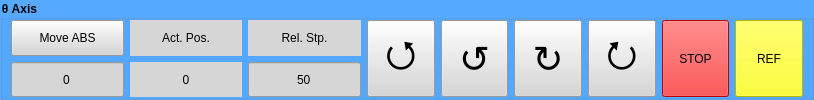
            <widget class="QGroupBox" name="groupBox_9">
             <property name="sizePolicy">
              <sizepolicy hsizetype="Expanding" vsizetype="Expanding">
               <horstretch>0</horstretch>
               <verstretch>0</verstretch>
              </sizepolicy>
             </property>
             <property name="minimumSize">
              <size>
               <width>1</width>
               <height>0</height>
              </size>
             </property>
             <property name="font">
              <font>
               <weight>75</weight>
               <bold>true</bold>
              </font>
             </property>
             <property name="autoFillBackground">
              <bool>false</bool>
             </property>
             <property name="styleSheet">
              <string notr="true">background-color: rgb(85, 170, 255);</string>
             </property>
             <property name="title">
              <string>θ Axis</string>
             </property>
             <property name="flat">
              <bool>true</bool>
             </property>
             <layout class="QGridLayout" name="gridLayout_12" columnstretch="5,5,5,3,3,3,3,3,3">
              <property name="leftMargin">
               <number>8</number>
              </property>
              <property name="topMargin">
               <number>0</number>
              </property>
              <property name="rightMargin">
               <number>8</number>
              </property>
              <property name="bottomMargin">
               <number>0</number>
              </property>
              <item row="0" column="0">
               <widget class="QPushButton" name="move_abs_th_btn">
                <property name="sizePolicy">
                 <sizepolicy hsizetype="Preferred" vsizetype="Minimum">
                  <horstretch>0</horstretch>
                  <verstretch>0</verstretch>
                 </sizepolicy>
                </property>
                <property name="minimumSize">
                 <size>
                  <width>1</width>
                  <height>0</height>
                 </size>
                </property>
                <property name="font">
                 <font>
                  <weight>50</weight>
                  <bold>false</bold>
                 </font>
                </property>
                <property name="styleSheet">
                 <string notr="true">background-color: rgb(214, 214, 214);</string>
                </property>
                <property name="text">
                 <string>Move ABS</string>
                </property>
               </widget>
              </item>
              <item row="0" column="1">
               <widget class="QLabel" name="label_11">
                <property name="sizePolicy">
                 <sizepolicy hsizetype="Preferred" vsizetype="Minimum">
                  <horstretch>0</horstretch>
                  <verstretch>0</verstretch>
                 </sizepolicy>
                </property>
                <property name="minimumSize">
                 <size>
                  <width>1</width>
                  <height>0</height>
                 </size>
                </property>
                <property name="font">
                 <font>
                  <weight>50</weight>
                  <bold>false</bold>
                 </font>
                </property>
                <property name="styleSheet">
                 <string notr="true">background-color: rgb(214, 214, 214);</string>
                </property>
                <property name="text">
                 <string>Act. Pos.</string>
                </property>
                <property name="alignment">
                 <set>Qt::AlignCenter</set>
                </property>
               </widget>
              </item>
              <item row="0" column="2">
               <widget class="QLabel" name="label_12">
                <property name="sizePolicy">
                 <sizepolicy hsizetype="Preferred" vsizetype="Minimum">
                  <horstretch>0</horstretch>
                  <verstretch>0</verstretch>
                 </sizepolicy>
                </property>
                <property name="minimumSize">
                 <size>
                  <width>1</width>
                  <height>0</height>
                 </size>
                </property>
                <property name="font">
                 <font>
                  <weight>50</weight>
                  <bold>false</bold>
                 </font>
                </property>
                <property name="styleSheet">
                 <string notr="true">background-color: rgb(214, 214, 214);</string>
                </property>
                <property name="text">
                 <string>Rel. Stp.</string>
                </property>
                <property name="alignment">
                 <set>Qt::AlignCenter</set>
                </property>
               </widget>
              </item>
              <item row="1" column="0">
               <widget class="QLineEdit" name="move_abs_th_entry">
                <property name="sizePolicy">
                 <sizepolicy hsizetype="Preferred" vsizetype="Minimum">
                  <horstretch>0</horstretch>
                  <verstretch>0</verstretch>
                 </sizepolicy>
                </property>
                <property name="minimumSize">
                 <size>
                  <width>1</width>
                  <height>0</height>
                 </size>
                </property>
                <property name="font">
                 <font>
                  <weight>50</weight>
                  <bold>false</bold>
                 </font>
                </property>
                <property name="styleSheet">
                 <string notr="true">background-color: rgb(214, 214, 214);</string>
                </property>
                <property name="text">
                 <string>0</string>
                </property>
                <property name="alignment">
                 <set>Qt::AlignCenter</set>
                </property>
               </widget>
              </item>
              <item row="1" column="1">
               <widget class="QLabel" name="pos_th_lbl">
                <property name="sizePolicy">
                 <sizepolicy hsizetype="Preferred" vsizetype="Minimum">
                  <horstretch>0</horstretch>
                  <verstretch>0</verstretch>
                 </sizepolicy>
                </property>
                <property name="minimumSize">
                 <size>
                  <width>1</width>
                  <height>0</height>
                 </size>
                </property>
                <property name="font">
                 <font>
                  <weight>50</weight>
                  <bold>false</bold>
                 </font>
                </property>
                <property name="styleSheet">
                 <string notr="true">background-color: rgb(214, 214, 214);</string>
                </property>
                <property name="text">
                 <string>0</string>
                </property>
                <property name="alignment">
                 <set>Qt::AlignCenter</set>
                </property>
               </widget>
              </item>
              <item row="1" column="2">
               <widget class="QLineEdit" name="rel_stp_th_entry">
                <property name="sizePolicy">
                 <sizepolicy hsizetype="Preferred" vsizetype="Minimum">
                  <horstretch>0</horstretch>
                  <verstretch>0</verstretch>
                 </sizepolicy>
                </property>
                <property name="minimumSize">
                 <size>
                  <width>1</width>
                  <height>0</height>
                 </size>
                </property>
                <property name="font">
                 <font>
                  <weight>50</weight>
                  <bold>false</bold>
                 </font>
                </property>
                <property name="styleSheet">
                 <string notr="true">background-color: rgb(214, 214, 214);</string>
                </property>
                <property name="text">
                 <string>50</string>
                </property>
                <property name="alignment">
                 <set>Qt::AlignCenter</set>
                </property>
               </widget>
              </item>
              <item row="0" column="8" rowspan="2">
               <widget class="QPushButton" name="ref_th_btn">
                <property name="sizePolicy">
                 <sizepolicy hsizetype="Preferred" vsizetype="Minimum">
                  <horstretch>0</horstretch>
                  <verstretch>0</verstretch>
                 </sizepolicy>
                </property>
                <property name="minimumSize">
                 <size>
                  <width>1</width>
                  <height>0</height>
                 </size>
                </property>
                <property name="styleSheet">
                 <string notr="true">background-color: rgb(255, 255, 0);</string>
                </property>
                <property name="text">
                 <string>REF</string>
                </property>
               </widget>
              </item>
              <item row="0" column="7" rowspan="2">
               <widget class="QPushButton" name="stop_th_btn">
                <property name="sizePolicy">
                 <sizepolicy hsizetype="Preferred" vsizetype="Minimum">
                  <horstretch>0</horstretch>
                  <verstretch>0</verstretch>
                 </sizepolicy>
                </property>
                <property name="minimumSize">
                 <size>
                  <width>1</width>
                  <height>0</height>
                 </size>
                </property>
                <property name="styleSheet">
                 <string notr="true">background-color: rgb(255, 0, 0);</string>
                </property>
                <property name="text">
                 <string>STOP</string>
                </property>
               </widget>
              </item>
              <item row="0" column="6" rowspan="2">
               <widget class="QPushButton" name="move_rel_th_plu_btn">
                <property name="sizePolicy">
                 <sizepolicy hsizetype="Preferred" vsizetype="Minimum">
                  <horstretch>0</horstretch>
                  <verstretch>0</verstretch>
                 </sizepolicy>
                </property>
                <property name="minimumSize">
                 <size>
                  <width>1</width>
                  <height>0</height>
                 </size>
                </property>
                <property name="font">
                 <font>
                  <pointsize>28</pointsize>
                  <weight>50</weight>
                  <bold>false</bold>
                 </font>
                </property>
                <property name="styleSheet">
                 <string notr="true">background-color: rgb(214, 214, 214);</string>
                </property>
                <property name="text">
                 <string>⭮</string>
                </property>
               </widget>
              </item>
              <item row="0" column="5" rowspan="2">
               <widget class="QPushButton" name="move_rel_th_plu_h_btn">
                <property name="sizePolicy">
                 <sizepolicy hsizetype="Preferred" vsizetype="Minimum">
                  <horstretch>0</horstretch>
                  <verstretch>0</verstretch>
                 </sizepolicy>
                </property>
                <property name="minimumSize">
                 <size>
                  <width>1</width>
                  <height>0</height>
                 </size>
                </property>
                <property name="font">
                 <font>
                  <pointsize>28</pointsize>
                  <weight>50</weight>
                  <bold>false</bold>
                 </font>
                </property>
                <property name="styleSheet">
                 <string notr="true">background-color: rgb(214, 214, 214);</string>
                </property>
                <property name="text">
                 <string>↻</string>
                </property>
               </widget>
              </item>
              <item row="0" column="4" rowspan="2">
               <widget class="QPushButton" name="move_rel_th_min_h_btn">
                <property name="sizePolicy">
                 <sizepolicy hsizetype="Preferred" vsizetype="Minimum">
                  <horstretch>0</horstretch>
                  <verstretch>0</verstretch>
                 </sizepolicy>
                </property>
                <property name="minimumSize">
                 <size>
                  <width>1</width>
                  <height>0</height>
                 </size>
                </property>
                <property name="font">
                 <font>
                  <pointsize>28</pointsize>
                  <weight>50</weight>
                  <bold>false</bold>
                 </font>
                </property>
                <property name="styleSheet">
                 <string notr="true">background-color: rgb(214, 214, 214);</string>
                </property>
                <property name="text">
                 <string> ↺ </string>
                </property>
               </widget>
              </item>
              <item row="0" column="3" rowspan="2">
               <widget class="QPushButton" name="move_rel_th_min_btn">
                <property name="sizePolicy">
                 <sizepolicy hsizetype="Preferred" vsizetype="Minimum">
                  <horstretch>0</horstretch>
                  <verstretch>0</verstretch>
                 </sizepolicy>
                </property>
                <property name="minimumSize">
                 <size>
                  <width>1</width>
                  <height>0</height>
                 </size>
                </property>
                <property name="font">
                 <font>
                  <pointsize>28</pointsize>
                  <weight>50</weight>
                  <bold>false</bold>
                 </font>
                </property>
                <property name="styleSheet">
                 <string notr="true">background-color: rgb(214, 214, 214);</string>
                </property>
                <property name="text">
                 <string> ⭯ </string>
                </property>
               </widget>
              </item>
             </layout>
            </widget>
